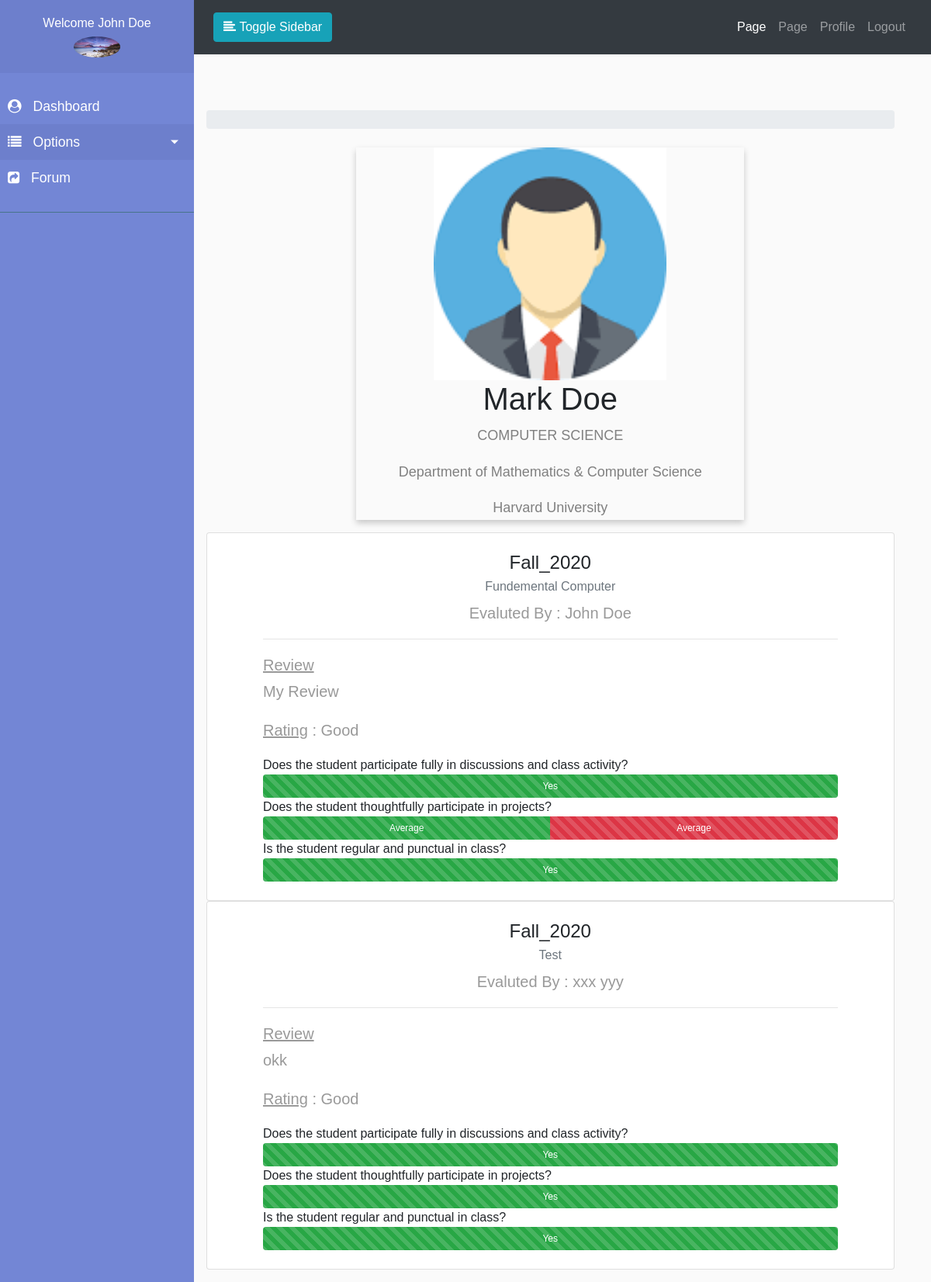
The page /course/student/history/3/1/1 (signed in) on the database its author committed.
### accounts/models.py (models this page shows, shortened)
class Profile(models.Model):
    USERTYPE_CHOICES = (
        ('0', 'Teacher'),
        ('1', 'Student'),
    )
    user = models.OneToOneField(
        User, on_delete=models.CASCADE, related_name='user_profile')
    profile_pic = models.ImageField(
        upload_to="profile/%Y/%m/%d/", default="profile/default.png")
    phone_number = models.CharField(max_length=15, default='01xxxxxxxxxx')
    address = models.CharField(default='Your Address', max_length=255)
    user_type = models.CharField(max_length=10, choices=USERTYPE_CHOICES)
    email_confirmed = models.BooleanField(default=False)
    active = models.BooleanField(default=False)

class Student(models.Model):
    student = models.OneToOneField(
        User, on_delete=models.CASCADE, related_name='user_student')
    department = models.ForeignKey(
        Department, on_delete=models.CASCADE, related_name='department_student')
    faculty = models.ForeignKey(
        Faculty, on_delete=models.CASCADE, related_name='faculty_student')
    def __str__(self):
        return self.student.username

class Teacher(models.Model):
    teacher = models.OneToOneField(
        User, on_delete=models.CASCADE, related_name='user_teacher')
    department = models.ForeignKey(
        Department, on_delete=models.CASCADE, related_name='department_teacher')
    faculty = models.ForeignKey(
        Faculty, on_delete=models.CASCADE, related_name='faculty_teacher')

### programs/models.py (models this page shows, shortened)
class Department(models.Model):
    faculty = models.ForeignKey(
        Faculty, on_delete=models.CASCADE, related_name='faculty_department', verbose_name='Department Name')
    department_name = models.CharField(
        max_length=150, verbose_name='Program Name')
    class Meta():
        verbose_name = "Program"
        verbose_name_plural = "Program"

class Faculty(models.Model):
    faculty_name = models.CharField(
        max_length=150, verbose_name='Department Name')
    class Meta():
        verbose_name = "Department"
        verbose_name_plural = "Department"

### course/models.py (models this page shows, shortened)
class EvaluateStudent(models.Model):
    RATING = (
        ('1', 'Poor'),
        ('2', 'Average'),
        ('3', 'Good'),
        ('4', 'Very Good'),
        ('5', 'Excellent')
    )
    CHOICES = (
        ('1', 'Yes'),
        ('2', 'Average'),
        ('3', 'No')
    )
    QUESTIONS = (
        ('1', 'Does the student participate fully in discussions and class activity?'),
        ('2', 'Does the student thoughtfully participate in projects?'),
        ('3', 'Is the student regular and punctual in class?')
    )
    teacher = models.ForeignKey(
        Teacher, on_delete=models.CASCADE, related_name='teacher_evaluate')
    student = models.ForeignKey(
        Student, on_delete=models.CASCADE, related_name='student_evaluate')
    course = models.ForeignKey(
        Course, on_delete=models.CASCADE, related_name='course_evaluate')
    semester = models.ForeignKey(
        Semester, on_delete=models.CASCADE, related_name='semester_evaluate')
    question1 = models.CharField(max_length=255, choices=CHOICES, default='2')
    question2 = models.CharField(max_length=255, choices=CHOICES, default='2')
    question3 = models.CharField(max_length=255, choices=CHOICES, default='2')
    rating = models.CharField(max_length=150, choices=RATING, default='3')
    review = models.TextField(default='Review')

class Course(models.Model):
    semester = models.ForeignKey(
        Semester, on_delete=models.CASCADE, related_name='semester_courses')
    department = models.ForeignKey(
        Department, on_delete=models.CASCADE, related_name='department_courses')
    course_name = models.CharField(max_length=150)
    course_code = models.CharField(max_length=150)
    course_image = models.ImageField(upload_to="course/%Y/%m/%d/")
    course_credit = models.IntegerField()

### session/models.py (models this page shows, shortened)
class Semester(models.Model):
	semester_name = models.CharField(max_length=50)
	semester_year = models.CharField(max_length=50)
	semester_full_name = models.CharField(max_length=150)
	active = models.BooleanField(default=False)

### course/views.py (the view)
# urls.py: path('student/history/<int:student_id>/<int:course_id>/<int:semester_id>', views.StudentHistory.as_view(),
class StudentHistory(AictiveTeacherRequiredMixin, View):
    def get(self, request, *args, **kwargs):
        student_id = kwargs.get('student_id')
        course_id = kwargs.get('course_id')
        semester_id = kwargs.get('semester_id')
        student_obj = get_object_or_404(Student, student=student_id)
        student_history = EvaluateStudent.objects.filter(student=student_obj)
        choices = dict(EvaluateStudent.QUESTIONS)
        choice1 = choices['1']
        choice2 = choices['2']
        choice3 = choices['3']
        context = {
            'title': f"{student_obj}'s History",
            'student_history': student_history,
            'choice1': choice1,
            'choice2': choice2,
            'choice3': choice3,
            'student_obj': student_obj
        }
        return render(request, 'accounts/teacher/student_history.html', context)

### accounts/mixins.py (called while the page is built)
	def dispatch(self, request, *args, **kwargs):
		if request.user.is_authenticated and request.user.user_profile.active and request.user.user_profile.user_type=='0':
			return super().dispatch(request, *args, **kwargs)
		else:
			messages.error(request, ('Sorry You Are Not Teacher'))
			return redirect('accounts:login')

### pages/context_processor.py (called while the page is built)
def slider(request):
    all_slider = SliderImage.objects.all()
    return {'all_slider': all_slider}

### templates/accounts/teacher/student_history.html (shortened to what this page needs)
{% extends "dash_base.html" %}
{% block sidebar %}
    {% include '../../partials/teacher/_sidebar.html' %}
{% endblock sidebar %}
{% block maincontent %}
        <div class="row">
            <div class="col-md-12">
                <div class="profile-card">
                    <div class="img">
                        <img src="{{student_obj.student.user_profile.profile_pic.url}}" alt="{{student_obj.student.get_full_name}}"  style="width:60%">
                    </div>
                    <h1>{{student_obj.student.get_full_name}}</h1>
                    <p>{{student_obj.department.department_name}}</p>
                    <p>{{student_obj.faculty.faculty_name}}</p>
                    <p>Harvard University</p>
                </div>
               {% for history in student_history %}
                <div class="card p-4">
                    <div class="card-block">
                        <h4 class="card-title text-center">{{history.semester.semester_full_name}}</h4>
                        <h6 class="card-subtitle mb-2 text-muted text-center">{{history.course.course_name}}</h6>
                        <div class="card-text px-5">
                            <p class="text-center lead">
                                Evaluted By : {{history.teacher.teacher.get_full_name}}
                            </p>
                            <hr>
                            <p class="lead">
                                <u><strong>Review</strong></u> <br>
                                {{history.review}}
                            </p>
                            <p class="lead">
                                <u><strong>Rating</strong></u> :
                                {{history.get_rating_display}}
                            </p>
                            {{choice1}}
                            {% if history.get_question1_display == 'Yes' %}
                                <div class="progress" style="height:30px">
                                    <div class="progress-bar progress-bar-striped progress-bar-animated bg-success" role="progressbar" style="width:100%">
                                        Yes
                                    </div>
                                </div>
                            {% elif history.get_question1_display == 'No' %}
                                <div class="progress" style="height:30px">
                                    <div class="progress-bar progress-bar-striped progress-bar-animated bg-danger" role="progressbar" style="width:100%">
                                        No
                                    </div>
                                </div>
                            {% endif %}
                            {{choice2}}
                            {% if history.get_question2_display == 'Yes' %}
                                <div class="progress" style="height:30px">
                                    <div class="progress-bar progress-bar-striped progress-bar-animated bg-success" role="progressbar" style="width:100%">
                                        Yes
                                    </div>
                                </div>
                            {% elif history.get_question2_display == 'Average' %}
                            <div class="progress" style="height:30px">
                                <div class="progress-bar progress-bar-striped progress-bar-animated bg-success" role="progressbar" style="width:50%">
                                    Average
                                </div>
                                <div class="progress-bar progress-bar-striped progress-bar-animated bg-danger" role="progressbar" style="width:50%">
                                    Average
                                </div>
                            </div>
                            {% elif history.get_question2_display == 'No' %}
                                <div class="progress" style="height:30px">
                                    <div class="progress-bar progress-bar-striped progress-bar-animated bg-danger" role="progressbar" style="width:100%">
                                        No
                                    </div>
                                </div>
                            {% endif %}
                            {{choice3}}
                            {% if history.get_question3_display == 'Yes' %}
                                <div class="progress" style="height:30px">
                                    <div class="progress-bar progress-bar-striped progress-bar-animated bg-success" role="progressbar" style="width:100%">
                                        Yes
                                    </div>
                                </div>
                            {% elif history.get_question3_display == 'No' %}
                                <div class="progress" style="height:30px">
                                    <div class="progress-bar progress-bar-striped progress-bar-animated bg-danger" role="progressbar" style="width:100%">
                                        No
                                    </div>
                                </div>
                            {% endif %}
                        </div>
                    </div>
                </div>
                {% endfor %}
            </div>
        </div>
{% endblock maincontent %}

### templates/partials/teacher/_sidebar.html (shortened to what this page needs)
{% load static %}
<nav id="sidebar">
            <div class="sidebar-header text-center">
                <h6>Welcome {{user.get_full_name}}</h6>
                <img src="{{user.user_profile.profile_pic.url}}" alt="" width="60px" class="rounded-circle text-center">
            </div>
            <ul class="list-unstyled components">
                 <li>
                    <a href="{% url 'accounts:dashboard' %}">
                        <i class="fa fa-user-circle"></i>
                        Dashboard
                    </a>
                </li>
                <li class="active">
                    <a href="#homeSubmenu" data-toggle="collapse" aria-expanded="false" class="dropdown-toggle">
                        <i class="fa fa-list"></i>
                        Options
                    </a>
                </li>
                <li>
                    <a href="{% url 'boards:home' %}">
                        <i class="fa fa-share-square"></i>
                        Forum
                    </a>
                </li>
            </ul>
            <ul class="list-unstyled CTAs">
            </ul>
        </nav>

### myproject/static/front/css/style.css (style rules this page uses)
body { font-family: 'Poppins', sans-serif; background: #fafafa; }
p { font-family: 'Poppins', sans-serif; font-size: 1.1em; font-weight: 300; line-height: 1.7em; color: #999; }
a, a:hover, a:focus { color: inherit; text-decoration: none; transition: all 0.3s; }
i, span { display: inline-block; }
#sidebar { min-width: 250px; max-width: 250px; background: #7386D5; color: #fff; transition: all 0.3s; }
#sidebar ul li a { text-align: left; }
#sidebar .sidebar-header { padding: 20px; background: #6d7fcc; }
#sidebar ul.components { padding: 20px 0; border-bottom: 1px solid #47748b; }
#sidebar ul li a { padding: 10px; font-size: 1.1em; display: block; }
#sidebar ul li a i { margin-right: 10px; }
#sidebar ul li.active>a, a[aria-expanded="true"] { color: #fff; background: #6d7fcc; }
a[data-toggle="collapse"] { position: relative; }
.dropdown-toggle::after { display: block; position: absolute; top: 50%; right: 20px; transform: translateY(-50%); }
ul.CTAs { padding: 20px; }
.profile-card { box-shadow: 0 4px 8px 0 rgba(0, 0, 0, 0.2); max-width: 500px; margin: auto; text-align: center; font-family: arial; }
.profile-card p { color: grey; font-size: 18px; }

### rows shown on the page
Student: student.user_profile.profile_pic (placeholder picture), student.get_full_name "Mark Doe", department.department_name "COMPUTER SCIENCE", faculty.faculty_name "Department of Mathematics & Computer Science"
EvaluateStudent: semester.semester_full_name "Fall_2020", course.course_name "Fundemental Computer", teacher.teacher.get_full_name "John Doe", review "My Review", rating "Good", choice1 "Does the student participate fully in discussions and class activity?", question1 "Yes", choice2 "Does the student thoughtfully participate in projects?", question2 "Average", choice3 "Is the student regular and punctual in class?", question3 "Yes"
EvaluateStudent: semester.semester_full_name "Fall_2020", course.course_name "Test", teacher.teacher.get_full_name "xxx yyy", review "okk", rating "Good", choice1 "Does the student participate fully in discussions and class activity?", question1 "Yes", choice2 "Does the student thoughtfully participate in projects?", question2 "Yes", choice3 "Is the student regular and punctual in class?", question3 "Yes"

### other values the page prints
{{ user.get_full_name }} "John Doe"
